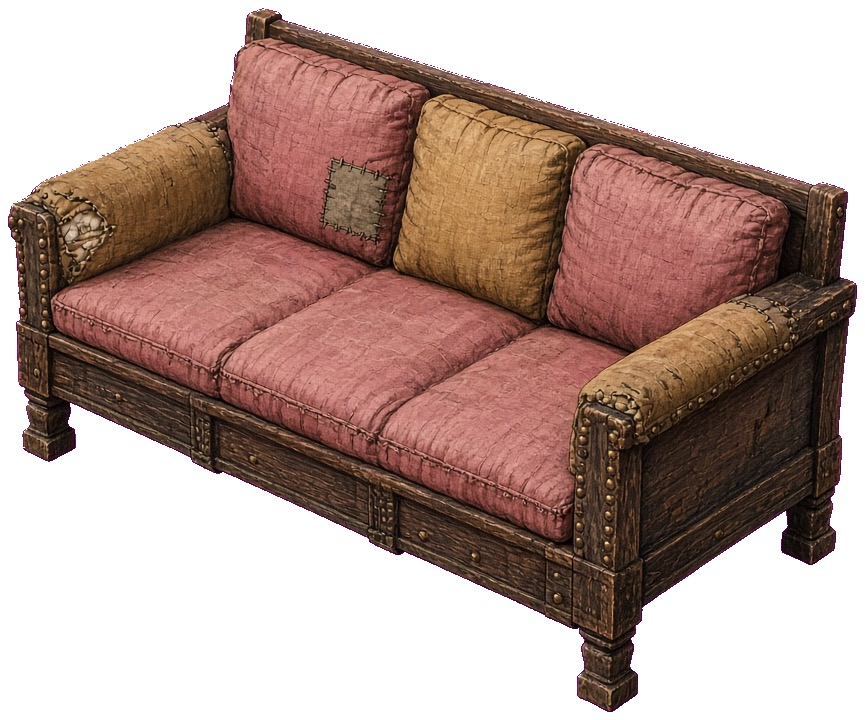
#> input picture art_src/medieval/sofa_sw_src.jpg, 865 x 720 px
$ python process_medieval_sofa.py
#> lines starting #> are read from the running program, lines starting #| are printed output that depends on the picture; after the words box and inside, x2 and y2 are one past the last pixel; in counts of white or black regions, pixels touching at a corner belong together
#!/usr/bin/env python3
"""Medieval sofa (placeholder, natural SW pose) -> public/assets/furniture/sofa_medieval_sw.png (2x art).

art_src/medieval/sofa_sw_src.jpg (865x720, white bg) -> cutout (border flood fill; enclosed white
stuffing in the torn arm is kept) -> rim colours replaced by the nearest interior colour (no white
halo) -> premultiplied Lanczos downscale by SCALE (uniform, never warped: verticals stay vertical)
-> tight crop. Prints the art-pixel position of the footprint's bottom vertex (the `baseVertex`
for shop_furniture.json) from a least-squares fit of the sofa's 4 ground corners to the 2x1 diamond.
"""
import numpy as np
from PIL import Image
from scipy import ndimage as ndi
import os, json

ROOT = os.path.dirname(os.path.dirname(os.path.abspath(__file__)))
SRC = os.path.join(ROOT, 'art_src/medieval/sofa_sw_src.jpg')
OUT = os.path.join(ROOT, 'public/assets/furniture/sofa_medieval_sw.png')
SCALE = 0.2385                       # 192 px (2x) wide ground diamond for a 2x1 footprint
PAD = 4                              # transparent margin (2x px) kept around the crop

a = np.asarray(Image.open(SRC).convert('RGB')).astype(np.float64)
H, W = a.shape[:2]
#> H = 720; W = 865
white = a.min(axis=2) >= 238
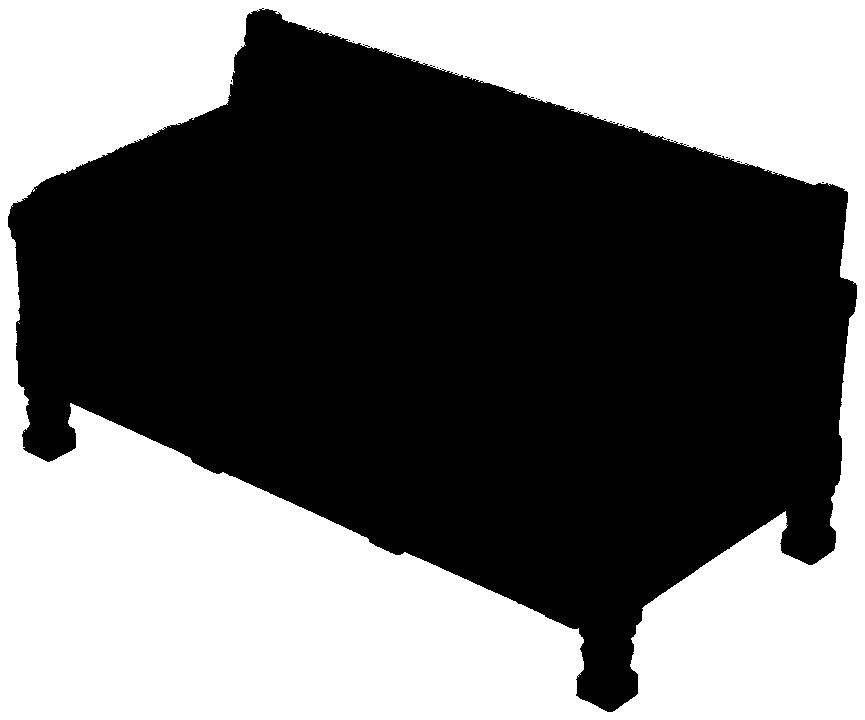
#> white: shape (720, 865) bool; 43.7% white; 4 white regions (3 under 20 px), largest, box (x1, y1, x2, y2) and area: (0, 0, 865, 720) 272170
lab, n = ndi.label(white)
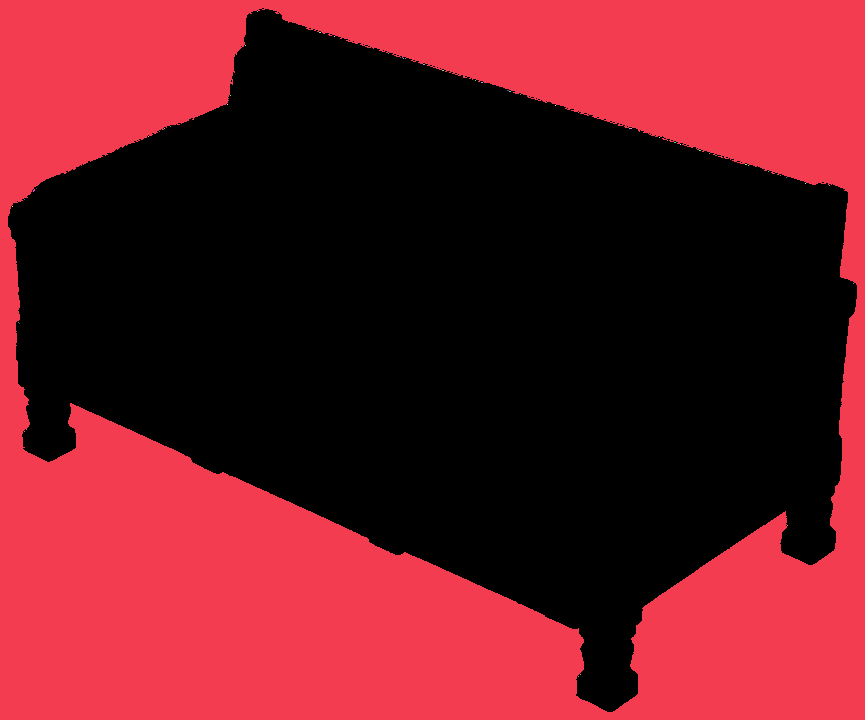
#> lab: shape (720, 865) int32; 51 distinct labels, from 0 to 50; one colour per label, 0 black
#> n = 50
border = np.unique(np.r_[lab[0], lab[-1], lab[:, 0], lab[:, -1]])
#> border = [1]
border = border[border != 0]
bg = np.isin(lab, border)
#> bg: shape (720, 865) bool; 43.7% white; 1 white region, box (x1, y1, x2, y2) and area: (0, 0, 865, 720) 272110
fg = ~bg
fg = ndi.binary_opening(fg, iterations=1)           # drop isolated specks
#> fg: shape (720, 865) bool; 56.3% white; 1 black region, box (x1, y1, x2, y2) and area: (0, 0, 865, 720) 272333
fg_e = ndi.binary_erosion(fg, iterations=1)         # pull the edge 1 px inside the blended rim
#> fg_e: shape (720, 865) bool; 55.9% white; 1 black region, box (x1, y1, x2, y2) and area: (0, 0, 865, 720) 274938
alpha = ndi.gaussian_filter(fg_e.astype(np.float64), 0.8)
alpha[~ndi.binary_dilation(fg_e, iterations=2)] = 0
#> alpha: shape (720, 865) float64; min 0, max 1, mean 0.559

# colours: keep interior, replace the 4-px rim (white-contaminated) with the nearest interior colour
core = ndi.binary_erosion(fg, iterations=4)
#> core: shape (720, 865) bool; 54.6% white; 1 black region, box (x1, y1, x2, y2) and area: (0, 0, 865, 720) 282668
idx = ndi.distance_transform_edt(~core, return_distances=False, return_indices=True)
rgb = a[idx[0], idx[1]]
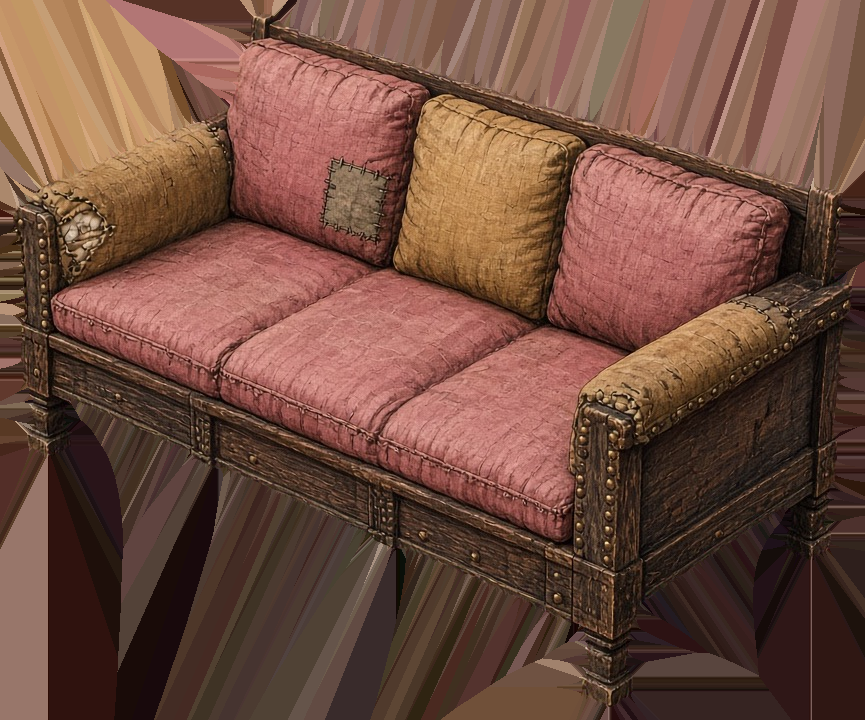
#> rgb: shape (720, 865, 3) float64; mean R, G, B 113.7, 77.4, 63.7

# premultiplied resize
ow, oh = int(round(W * SCALE)), int(round(H * SCALE))
#> ow = 206; oh = 172
pm = np.dstack([rgb * alpha[..., None], alpha * 255.0]).astype(np.float32)
chans = [np.asarray(Image.fromarray(pm[..., i], 'F').resize((ow, oh), Image.LANCZOS)) for i in range(4)]
#> chans = 4 items
pm2 = np.dstack(chans)
al2 = np.clip(pm2[..., 3], 0, 255)
rgb2 = np.where(al2[..., None] > 0.5, pm2[..., :3] / np.maximum(al2[..., None] / 255.0, 1e-3), 0)
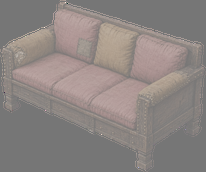
#> rgb2: shape (172, 206, 3) float32; mean of channels 0, 1, 2 71.9, 47.4, 39; drawn with min black and max white
rgba = np.dstack([np.clip(rgb2, 0, 255), al2]).astype(np.uint8)
rgba[rgba[..., 3] < 6] = 0
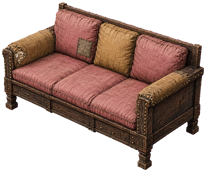
#> rgba: shape (172, 206, 4); mean of channels 0, 1, 2, 3 69.9, 45.9, 37.6, 142.3; transparent parts drawn white

ys, xs = np.nonzero(rgba[..., 3] > 0)
x0, x1, y0, y1 = xs.min() - PAD, xs.max() + 1 + PAD, ys.min() - PAD, ys.max() + 1 + PAD
#> x0 = -2; x1 = 208; y0 = -2; y1 = 174
rgba = np.pad(rgba, ((PAD, PAD), (PAD, PAD), (0, 0)))
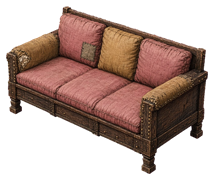
#> rgba: shape (180, 214, 4); mean of channels 0, 1, 2, 3 64.3, 42.2, 34.6, 130.9; transparent parts drawn white
x0 += PAD; x1 += PAD; y0 += PAD; y1 += PAD
#> after `x0 += PAD`: x0 = 2
#> after `x1 += PAD`: x1 = 212
#> after `y0 += PAD`: y0 = 2
#> after `y1 += PAD`: y1 = 178
crop = rgba[y0:y1, x0:x1]
# width/height multiples of 4 so the 0.5-scaled sprite has an even display size: its centre (and top-left) land on whole pixels
crop = np.pad(crop, ((0, -crop.shape[0] % 4), (0, -crop.shape[1] % 4), (0, 0)))
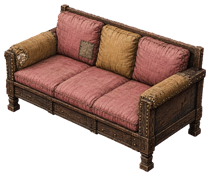
#> crop: shape (176, 212, 4); mean of channels 0, 1, 2, 3 66.3, 43.6, 35.7, 135.2; transparent parts drawn white
Image.fromarray(crop, 'RGBA').save(OUT, optimize=True)
print('wrote', OUT, crop.shape[1], 'x', crop.shape[0])
#| wrote public/assets/furniture/sofa_medieval_sw.png 212 x 176

# --- ground-corner fit (source px, measured in /workspace/new_assets_check/medieval_sofa/REPORT.txt) ---
Wc, Sc, Ec = np.array([38, 456.]), np.array([608, 705.]), np.array([808, 564.])
Nc = Wc + Ec - Sc
src = np.array([Wc, Sc, Ec, Nc])
tgt = np.array([[-128, -64], [0, 0], [64, -32], [-64, -96]], float)   # 2x px, relative to the S vertex
# translation only (uniform scale fixed): footprint S vertex in cropped-art px
# Weighted: the front (S) leg is what the eye reads as "the sofa's position", the back (N) corner is
# hidden behind the body, so S counts 2x (default weights W,S,E,N = 1,2,1,1).
wts = np.array([float(x) for x in os.environ.get("SOFA_W", "1,2,1,1").split(",")])
t = (wts[:, None] * (tgt - SCALE * src)).sum(axis=0) / wts.sum()   # tgt = SCALE*src + t   (rel. to S)
# S' (0,0) corresponds to source point -t/SCALE; art px = SCALE*src - crop origin
sv = (-t / SCALE) * SCALE - np.array([x0 - PAD, y0 - PAD]) + 0.0
#> sv = [137.3, 171.3]
print('baseVertex exact (2x art px, footprint bottom vertex):', [round(float(v), 2) for v in sv])
#| baseVertex exact (2x art px, footprint bottom vertex): [137.31, 171.34]
# shop_furniture.json uses the nearest EVEN integers (whole-pixel placement at 0.5 display scale)
sv_even = [int(2 * round(float(v) / 2)) for v in sv]
#> sv_even = [138, 172]
print('baseVertex used (even ints):', sv_even, ' displaySize:', [crop.shape[1] // 2, crop.shape[0] // 2])
#| baseVertex used (even ints): [138, 172]  displaySize: [106, 88]
for nm, p, q in zip('WSEN', src, tgt):
    e = SCALE * p + t - q
    print(f'  corner {nm}: residual {e.round(2)} (2x px) = {(e / 2).round(2)} display px')
json.dump({'w': int(crop.shape[1]), 'h': int(crop.shape[0]), 'baseVertex': [float(sv[0]), float(sv[1])]},
          open('/tmp/sofa_meta.json', 'w'))

$ run again, with art_src/medieval/bar_sw_src.jpg copied over art_src/medieval/sofa_sw_src.jpg
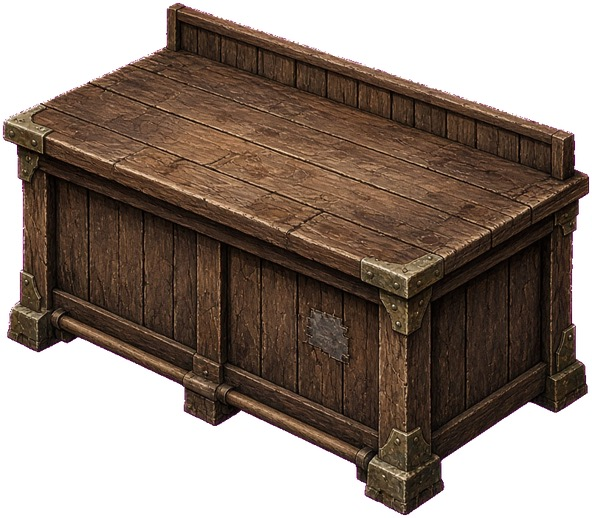
#> input picture art_src/medieval/bar_sw_src.jpg, 592 x 518 px
#> white: shape (518, 592) bool; 36.4% white; 3 white regions (2 under 20 px), largest, box (x1, y1, x2, y2) and area: (0, 0, 592, 518) 111693
#> `lab, n = ndi.label(white)`:
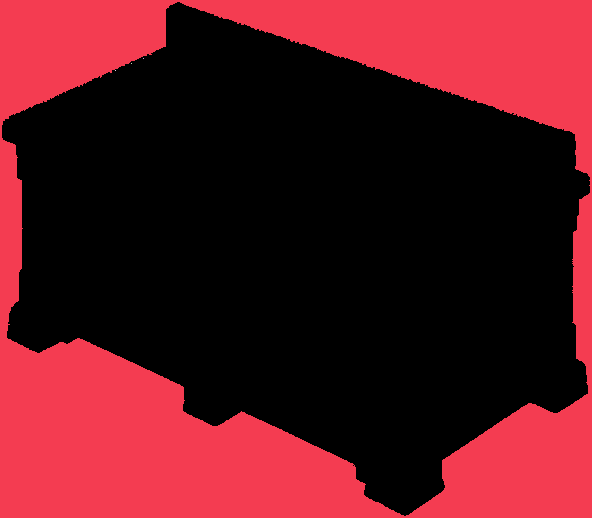
#> lab: shape (518, 592) int32; 5 distinct labels, from 0 to 4; one colour per label, 0 black
#> n = 4
#> border = [1]
#> bg: shape (518, 592) bool; 36.4% white; 1 white region, box (x1, y1, x2, y2) and area: (0, 0, 592, 518) 111692
#> fg_e: shape (518, 592) bool; 63% white; 1 black region, box (x1, y1, x2, y2) and area: (0, 0, 592, 518) 113513
#> core: shape (518, 592) bool; 61.3% white; 1 black region, box (x1, y1, x2, y2) and area: (0, 0, 592, 518) 118768
#> chans = 4 items
#> ys = 11289 values from 0 to 123; xs = 11289 values, max 140 at index 3572, min 0 at index 1688, mean 72.27
#> `x0, x1, y0, y1 = xs.min() - PAD, xs.max() + 1 + PAD, ys.min() - PAD, y..`: x0 = -4; x1 = 145; y0 = -4; y1 = 128
#> `x0 += PAD`: x0 = 0
#> `x1 += PAD`: x1 = 149
#> `y0 += PAD`: y0 = 0
#> `y1 += PAD`: y1 = 132
#> `crop = np.pad(crop, ((0, -crop.shape[0] % 4), (0, -crop.shape[1] % 4),..`:
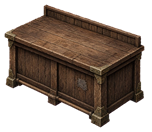
#> crop: shape (132, 152, 4); mean of channels 0, 1, 2, 3 45, 32.4, 23.7, 139.9; transparent parts drawn white
#| wrote public/assets/furniture/sofa_medieval_sw.png 152 x 132
#> sv = [139.3, 173.3]
#| baseVertex exact (2x art px, footprint bottom vertex): [139.31, 173.34]
#> sv_even = [140, 174]
#| baseVertex used (even ints): [140, 174]  displaySize: [76, 66]

$ run again, with art_src/medieval/floor_planks_src.jpg copied over art_src/medieval/sofa_sw_src.jpg
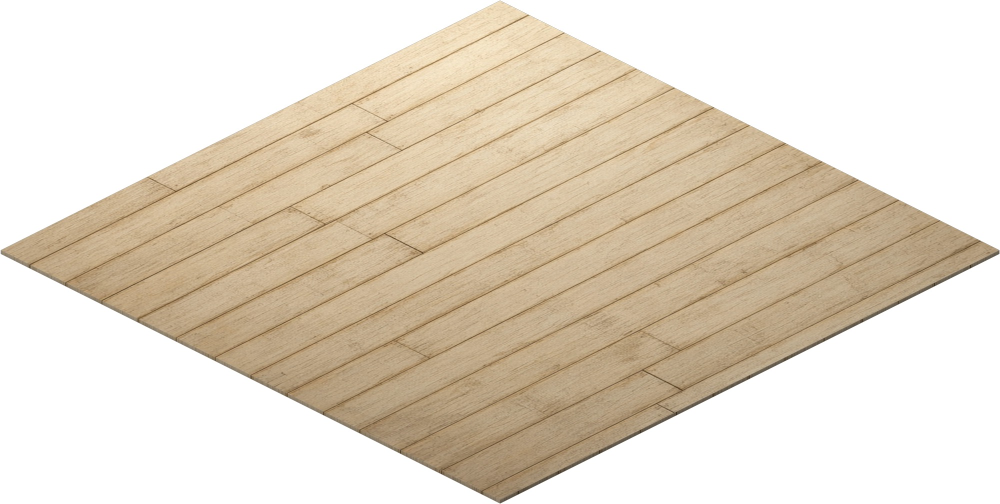
#> input picture art_src/medieval/floor_planks_src.jpg, 2000 x 1008 px (shown at 1/2 size)
#> `white = a.min(axis=2) >= 238`:
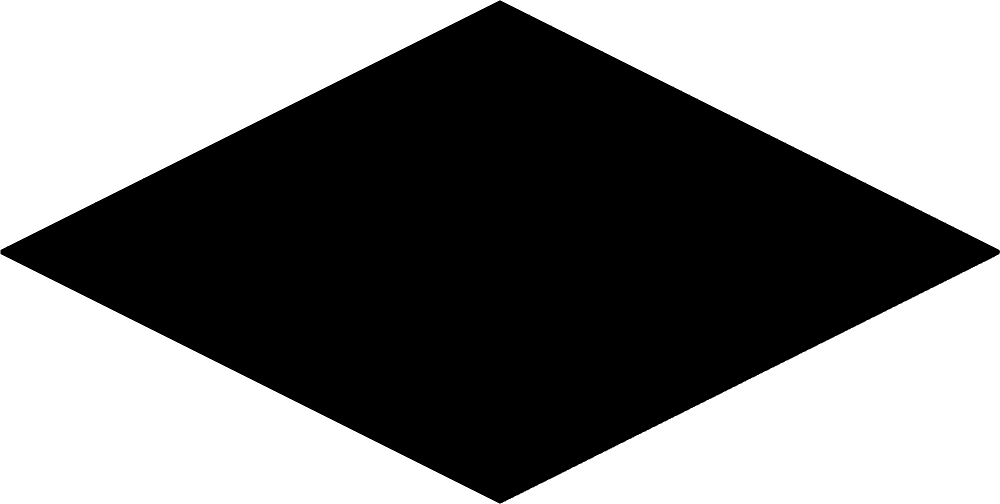
#> white: shape (1008, 2000) bool (shown at 1/2 size); 49.7% white; 1 white region, box (x1, y1, x2, y2) and area: (0, 0, 2000, 1008) 1001650
#> n = 1
#> `border = np.unique(np.r_[lab[0], lab[-1], lab[:, 0], lab[:, -1]])`: border = [0, 1]
#> `border = border[border != 0]`: border = [1]
#> fg_e: shape (1008, 2000) bool; 50.1% white; 1 black region, box (x1, y1, x2, y2) and area: (0, 0, 2000, 1008) 1005658
#> core: shape (1008, 2000) bool; 49.5% white; 1 white region, box (x1, y1, x2, y2) and area: (5, 5, 1996, 1003) 998350
#> chans = 4 items
#> `x0, x1, y0, y1 = xs.min() - PAD, xs.max() + 1 + PAD, ys.min() - PAD, y..`: x0 = -4; x1 = 481; y0 = -4; y1 = 244
#> `x0 += PAD`: x0 = 0
#> `x1 += PAD`: x1 = 485
#> `y0 += PAD`: y0 = 0
#> `y1 += PAD`: y1 = 248
#> `crop = np.pad(crop, ((0, -crop.shape[0] % 4), (0, -crop.shape[1] % 4),..`:
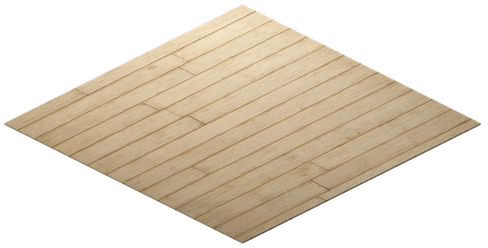
#> crop: shape (248, 488, 4); mean of channels 0, 1, 2, 3 94.4, 83.7, 68, 120.8; transparent parts drawn white
#| wrote public/assets/furniture/sofa_medieval_sw.png 488 x 248
#> sv = [139.3, 173.3]
#| baseVertex exact (2x art px, footprint bottom vertex): [139.31, 173.34]
#> sv_even = [140, 174]
#| baseVertex used (even ints): [140, 174]  displaySize: [244, 124]
